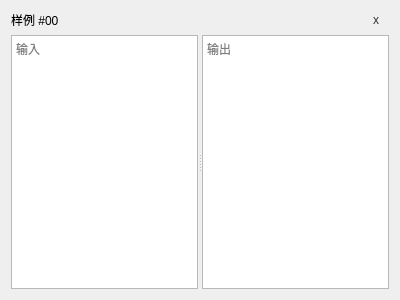
<?xml version="1.0" encoding="UTF-8"?>
<ui version="4.0">
 <class>Samples</class>
 <widget class="QWidget" name="Samples">
  <property name="geometry">
   <rect>
    <x>0</x>
    <y>0</y>
    <width>400</width>
    <height>300</height>
   </rect>
  </property>
  <property name="windowTitle">
   <string>Form</string>
  </property>
  <layout class="QVBoxLayout" name="verticalLayout" stretch="0,1">
   <item>
    <layout class="QHBoxLayout" name="horizontalLayout" stretch="1,0">
     <item>
      <widget class="QLabel" name="caseID">
       <property name="text">
        <string>样例 #00</string>
       </property>
      </widget>
     </item>
     <item>
      <widget class="QPushButton" name="deleteBtn">
       <property name="cursor">
        <cursorShape>PointingHandCursor</cursorShape>
       </property>
       <property name="focusPolicy">
        <enum>Qt::FocusPolicy::StrongFocus</enum>
       </property>
       <property name="contextMenuPolicy">
        <enum>Qt::ContextMenuPolicy::DefaultContextMenu</enum>
       </property>
       <property name="styleSheet">
        <string notr="true">QPushButton {
    border: none;
    background: transparent;
    text-align: right;
    padding-right: 10px;
    color: #333333;
}

QPushButton:hover {
    color: #0078d4; 
    text-decoration: underline; 
}

QPushButton:pressed {
    color: #005a9e;
}</string>
       </property>
       <property name="text">
        <string>x</string>
       </property>
      </widget>
     </item>
    </layout>
   </item>
   <item>
    <widget class="QSplitter" name="splitter">
     <property name="orientation">
      <enum>Qt::Orientation::Horizontal</enum>
     </property>
     <widget class="QPlainTextEdit" name="inputData">
      <property name="placeholderText">
       <string>输入</string>
      </property>
     </widget>
     <widget class="QPlainTextEdit" name="outputData">
      <property name="placeholderText">
       <string>输出</string>
      </property>
     </widget>
    </widget>
   </item>
  </layout>
 </widget>
 <resources/>
 <connections/>
</ui>
